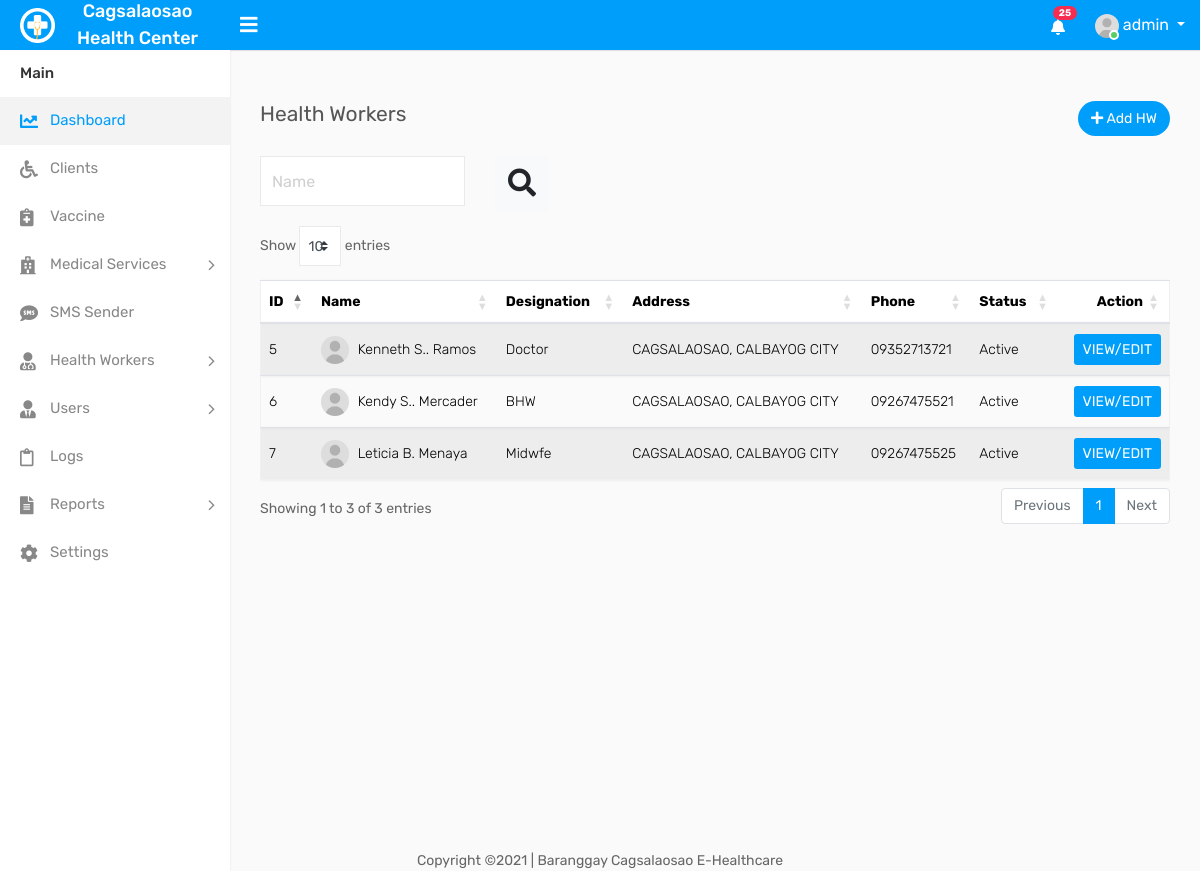
Page /healthworkers.php (signed in) on the earlier database version.
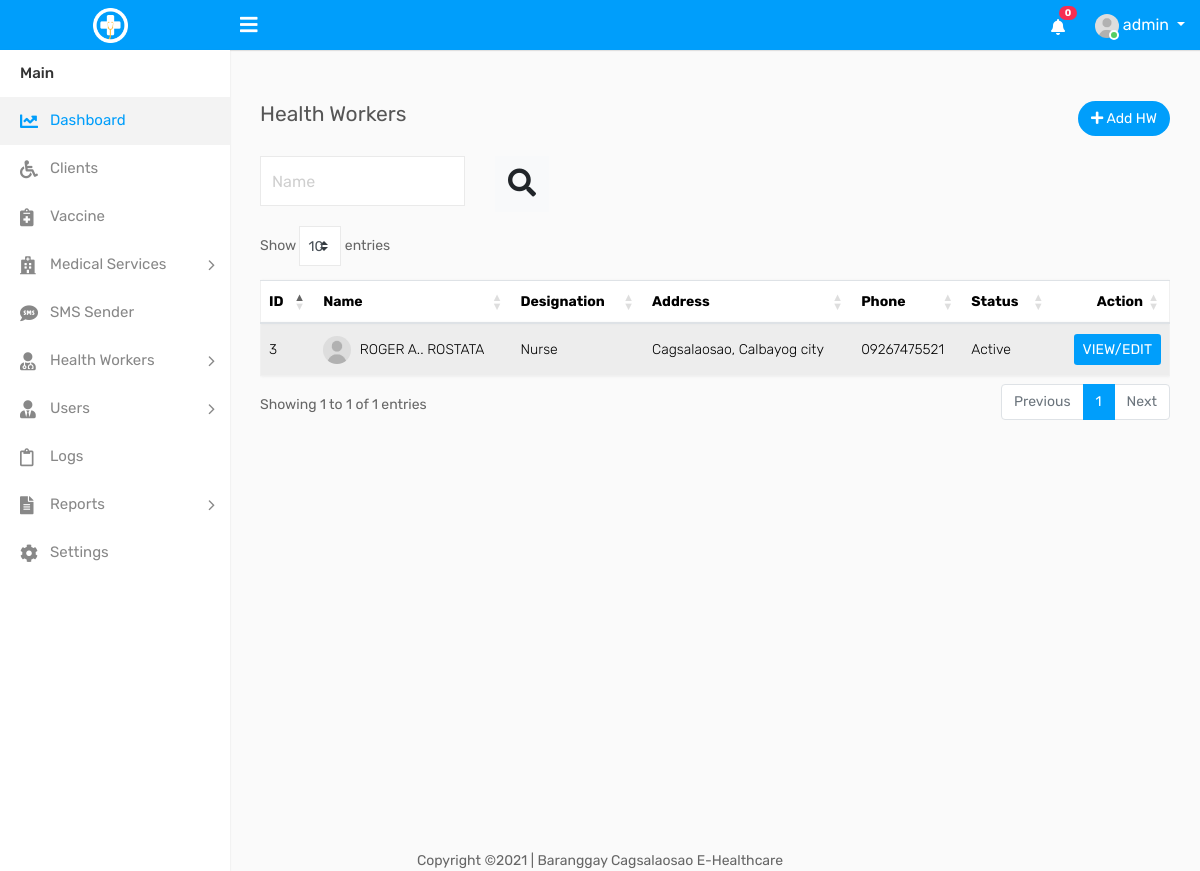
Same page on the later database version.
### tables this page shows
CREATE TABLE IF NOT EXISTS `settings` (
  `name` varchar(55) NOT NULL,
  `contact_person` varchar(55) NOT NULL,
  `brgy` varchar(55) NOT NULL,
  `city` varchar(55) NOT NULL,
  `province` varchar(55) NOT NULL,
  `postalcode` int(11) NOT NULL,
  `email` varchar(55) NOT NULL,
  `phone` varchar(55) NOT NULL,
  `telephone` varchar(55) NOT NULL,
  `web_url` varchar(55) NOT NULL
);

CREATE TABLE IF NOT EXISTS `healthworker` (
`hw_id` int(11) NOT NULL,
  `hw_fname` varchar(55) DEFAULT NULL,
  `hw_mi` varchar(5) DEFAULT NULL,
  `hw_lname` varchar(55) DEFAULT NULL,
  `hw_email` varchar(55) DEFAULT NULL,
  `hw_bdate` date DEFAULT NULL,
  `hw_gender` varchar(55) DEFAULT NULL,
  `hw_brgy` varchar(55) DEFAULT NULL,
  `hw_city` varchar(55) DEFAULT NULL,
  `hw_province` varchar(55) DEFAULT NULL,
  `hw_phone` varchar(55) DEFAULT NULL,
  `hw_status` varchar(55) DEFAULT NULL,
  `hw_joindate` date DEFAULT NULL,
  `hw_designation` varchar(55) NOT NULL
);

### healthworkers.php (the view, shortened to what the changed rows need)
<!DOCTYPE html>
<html lang="en">
<?php
include('includes/head.php');
 ?>
<body>
    <div class="main-wrapper">
<?php include('includes/topnav.php') ?>
        <div class="page-wrapper">
         <div class="content">
                    <br>
                <div class="row">
                    <div class="col-md-12">
                        <div class="table-responsive">
                            <table id="datatableID" class="table table-border table-striped custom-table datatable mb-0">
                                <thead>
                                    <tr>
                                        <th>ID</th>
                                        <th>Name</th>
                                        <th>Designation</th>
                                        <th>Address</th>
                                        <th>Phone</th>
                                        <th>Status</th>
                                        <th class="text-right">Action</th>
                                    </tr>
                                </thead>
                                <tbody>
                                     <?php
                                        if (isset($_GET['name']))
                                        {
                                            $values = $_GET['name'];
                                            $query = "select * from healthworker where concat(hw_fname,hw_mi,hw_lname)  like '%$values%'  ";
                                            $query_run = mysqli_query($con,$query);
                                            if (mysqli_num_rows($query_run)>0)
                                            {
                                                foreach($query_run as $items)
                                                {
                                                    ?>
                                                    <tr>
                                                    <td><?= $items['hw_id'] ?></td>
                                                    <td><?= $items['hw_fname']." ".$items['hw_mi']."."." ".$items['hw_lname'] ?></td>
                                                    <td><?= $items['hw_designation'] ?></td>
                                                    <td><?= $items['hw_brgy'].", ".$items['hw_city'] ?></td>
                                                    <td><?= $items['hw_phone'] ?></td>
                                                    <td><?= $items['hw_status'] ?></td>
                                                    <form action="edit-client.php" method="POST">
                                                      <input type="hidden" name="id" value="<?php echo  $items['hw_id']
                                             ?>">
                                                    <td class="text-right">
                                                        <input type="submit" name="edit" class="btn  btn-primary btn-sm" value="VIEW/EDIT">
                                                    </td>
                                                    </form>
                                        </tr>
                                                    <?php
                                                }
                                            }
                                            else
                                            {
                                                ?>
                                                    <tr>
                                                        <td colspan="6">No record found</td>
                                                    </tr>
                                                <?php
                                            }
                                        }
                                        else
                                        {
                                             $query="select * from healthworker ";
                                        $query_run=mysqli_query($con,$query);
                                        if ($query_run)
                                        {
                                            while ($row=mysqli_fetch_array($query_run))
                                            {?>
                                                  <tr>
                                        <td><?php echo $row['hw_id'] ?></td>
                                        <td><img width="28" height="28" src="assets/img/user.jpg" class="rounded-circle m-r-5" alt=""> <?php echo $row['hw_fname']." ".$row['hw_mi']."."." ".$row['hw_lname'] ?></td>
                                        <td><?php echo $row['hw_designation'] ?></td>
                                        <td><?php echo $row['hw_brgy'].", ".$row['hw_city'] ?></td>
                                        <td><?php echo $row['hw_phone'] ?></td>
                                        <td><?php echo $row['hw_status'] ?></td>
                                        <form action="edit-hw.php" method="POST">
                                            <td class="text-right">
                                                <input type="submit" name="edit" class="btn  btn-primary btn-sm" value="VIEW/EDIT">
                                            </td>
                                        </form>
                                    </tr>
                                               <?php
                                            }
                                        }
                                        else
                                        {
                                            echo "No record found.";
                                        }
                                        }
                                      ?>
                                </tbody>
                            </table>
                        </div>
                    </div>
                </div>
            </div>
        </div>
    </div>
</body>
</html>

### includes/topnav.php (shortened to what the changed rows need)
 <?php
        include('dbcon.php');
  ?>
        <div class="header">
			<div class="header-left">
				<a href="index.php" class="logo">
					<img src="assets/img/logo.png" width="35" height="35" alt=""> <span>
<?php
                                     $query="select * from settings limit 1 ";
                                        $query_run= mysqli_query($con,$query);
                                         if ($query_run)
                                        {
                                            while ($row=mysqli_fetch_array($query_run))
                                            {
                                                echo $row['name'];
                                            }
                                        }
?>
                    </span>
				</a>
			</div>
            <ul class="nav user-menu float-right">
                <li class="nav-item dropdown d-none d-sm-block">
                    <a href="#" class="dropdown-toggle nav-link" data-toggle="dropdown"><i class="fas fa-bell"></i> <span class="badge badge-pill bg-danger float-right">
                        <?php
                                    $rt = mysqli_query($con,"SELECT * FROM log  ");
                                    $num1 = mysqli_num_rows($rt);
                                     echo htmlentities($num1);
                        ?>
                    </span></a>
                </li>
            </ul>
        </div>

Differences in the rows shown:
removed settings: name "Cagsalaosao Health Center"
removed healthworker: hw_id "5", hw_fname "Kenneth", hw_mi "S.", hw_lname "Ramos", hw_designation "Doctor", hw_brgy "CAGSALAOSAO", hw_city "CALBAYOG CITY", hw_phone "09352713721", hw_status "Active"
removed healthworker: hw_id "6", hw_fname "Kendy", hw_mi "S.", hw_lname "Mercader", hw_designation "BHW", hw_brgy "CAGSALAOSAO", hw_city "CALBAYOG CITY", hw_phone "09267475521", hw_status "Active"
removed healthworker: hw_id "7", hw_fname "Leticia", hw_mi "B", hw_lname "Menaya", hw_designation "Midwfe", hw_brgy "CAGSALAOSAO", hw_city "CALBAYOG CITY", hw_phone "09267475525", hw_status "Active"
added healthworker: hw_id "3", hw_fname "ROGER", hw_mi "A.", hw_lname "ROSTATA", hw_designation "Nurse", hw_brgy "Cagsalaosao", hw_city "Calbayog city", hw_phone "09267475521", hw_status "Active"
Other differences:
$num1: "25" → "0"
text written by a page script: "Show entries Showing 1 to 3 of 3 entries Previous 1 Next" → "Show entries Showing 1 to 1 of 1 entries Previous 1 Next"
